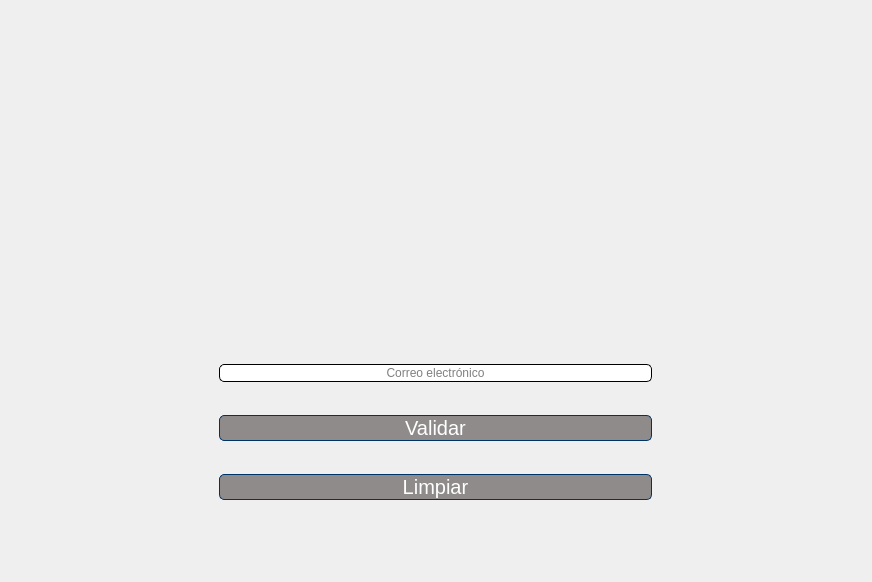
<?xml version="1.0" encoding="UTF-8"?>
<ui version="4.0">
 <class>Mailtomatum</class>
 <widget class="QMainWindow" name="Mailtomatum">
  <property name="geometry">
   <rect>
    <x>0</x>
    <y>0</y>
    <width>872</width>
    <height>582</height>
   </rect>
  </property>
  <property name="windowTitle">
   <string>Mailtomatum</string>
  </property>
  <property name="whatsThis">
   <string extracomment="Validate Email Button"/>
  </property>
  <property name="styleSheet">
   <string notr="true">QPushButton{
border-style: solid;
border-width: 1px;
border-color: rgb(0, 51, 102);
background-color:rgb(143, 139, 139);
color: rgb(255, 255, 255);
border-radius: 5px;
font: 15pt;
}

QPushButton:hover{
	background-color: rgb(221, 221, 221);
}

QPushButton:pressed{
	border: 3px solid rgb(0, 99, 177);
}

QLineEdit{
border-style: solid;
border-width: 1px;
border-radius: 5px;
font: 18pt &quot;Times New Roman&quot;;
}


QGroupBox{
	border: 0px;
}
</string>
  </property>
  <widget class="QWidget" name="centralwidget">
   <layout class="QGridLayout" name="gridLayout">
    <item row="0" column="0">
     <widget class="QGroupBox" name="groupBox">
      <property name="maximumSize">
       <size>
        <width>451</width>
        <height>491</height>
       </size>
      </property>
      <property name="title">
       <string/>
      </property>
      <layout class="QVBoxLayout" name="verticalLayout">
       <item alignment="Qt::AlignHCenter">
        <widget class="QLabel" name="label">
         <property name="minimumSize">
          <size>
           <width>250</width>
           <height>250</height>
          </size>
         </property>
         <property name="maximumSize">
          <size>
           <width>250</width>
           <height>250</height>
          </size>
         </property>
         <property name="autoFillBackground">
          <bool>false</bool>
         </property>
         <property name="styleSheet">
          <string notr="true"/>
         </property>
         <property name="text">
          <string/>
         </property>
         <property name="scaledContents">
          <bool>true</bool>
         </property>
         <property name="alignment">
          <set>Qt::AlignLeading|Qt::AlignLeft|Qt::AlignVCenter</set>
         </property>
        </widget>
       </item>
       <item>
        <widget class="QLineEdit" name="lineEdit">
         <property name="alignment">
          <set>Qt::AlignCenter</set>
         </property>
         <property name="placeholderText">
          <string>Correo electrónico</string>
         </property>
        </widget>
       </item>
       <item>
        <widget class="QPushButton" name="pushButton">
         <property name="enabled">
          <bool>false</bool>
         </property>
         <property name="layoutDirection">
          <enum>Qt::LeftToRight</enum>
         </property>
         <property name="text">
          <string>Validar</string>
         </property>
         <property name="autoDefault">
          <bool>false</bool>
         </property>
         <property name="flat">
          <bool>false</bool>
         </property>
        </widget>
       </item>
       <item>
        <widget class="QPushButton" name="pushButton_2">
         <property name="text">
          <string>Limpiar</string>
         </property>
        </widget>
       </item>
      </layout>
     </widget>
    </item>
   </layout>
  </widget>
 </widget>
 <resources/>
 <connections/>
</ui>
